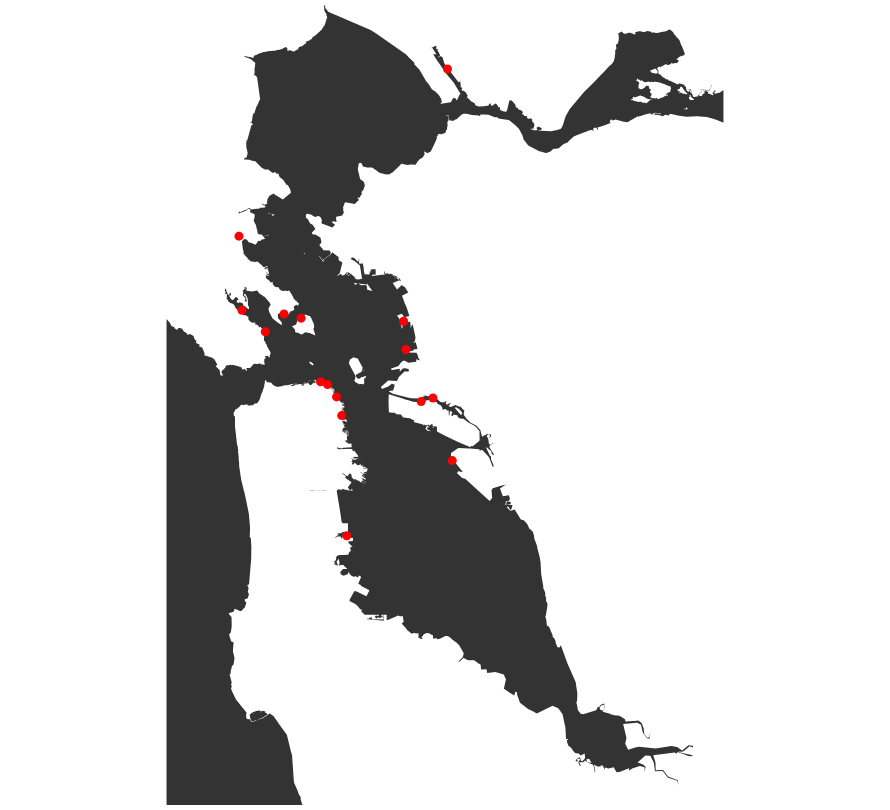

The cell this chart's notebook holds for it:
### Markdown cell above
#### Visualize

### Code cell
bay = gpd.read_file('../project_flask/static/data/small_bay_topo.json')

bay_map = alt.Chart(bay).mark_geoshape(color="#333333").encode().project(
    type='mercator'
).properties(
    width=880,
    height=800
)

location_map = alt.Chart(locations_df).mark_geoshape(color="red").encode(tooltip='Name:N')

bay_map + location_map

### Figure 1 — Vega-Lite specification as saved in the notebook (floating-point values rounded to 4 significant figures; data arrays with more than 128 entries replaced by an {"elided": "..."} marker saying what was removed)
{"config": {"view": {"continuousWidth": 400, "continuousHeight": 300}}, "layer": [{"data": {"name": "data-d8cd44b2c1d2e8c1de309b87043a1f91"}, "mark": {"type": "geoshape", "color": "#333333"}, "encoding": {}, "height": 800, "projection": {"type": "mercator"}, "width": 880}, {"data": {"name": "data-26e07f1a79785d1b4cbbebcd651d36c9"}, "mark": {"type": "geoshape", "color": "red"}, "encoding": {"tooltip": {"type": "nominal", "field": "Name"}}}], "$schema": "https://vega.github.io/schema/vega-lite/v4.8.1.json", "datasets": {"data-d8cd44b2c1d2e8c1de309b87043a1f91": [{"OBJECTID": 1, "id": "s7vw2x.1", "type": "Feature", "geometry": {"type": "MultiPolygon", "coordinates": {"elided": "8 rows, 84158 float values in total"}}}], "data-26e07f1a79785d1b4cbbebcd651d36c9": [{"LAT": 37.8, "LON": -122.4, "Name": "Ferry Building", "type": "Feature", "geometry": {"type": "Point", "coordinates": [-122.4, 37.8]}}, {"LAT": 37.67, "LON": -122.4, "Name": "Oyster Point", "type": "Feature", "geometry": {"type": "Point", "coordinates": [-122.4, 37.67]}}, {"LAT": 37.79, "LON": -122.3, "Name": "Alameda Main Street", "type": "Feature", "geometry": {"type": "Point", "coordinates": [-122.3, 37.79]}}, {"LAT": 37.79, "LON": -122.3, "Name": "Jack London Square", "type": "Feature", "geometry": {"type": "Point", "coordinates": [-122.3, 37.79]}}, {"LAT": 37.78, "LON": -122.4, "Name": "China Basin", "type": "Feature", "geometry": {"type": "Point", "coordinates": [-122.4, 37.78]}}, {"LAT": 37.81, "LON": -122.4, "Name": "Pier 33", "type": "Feature", "geometry": {"type": "Point", "coordinates": [-122.4, 37.81]}}, {"LAT": 37.81, "LON": -122.4, "Name": "Fishermans Wharf", "type": "Feature", "geometry": {"type": "Point", "coordinates": [-122.4, 37.81]}}, {"LAT": 37.87, "LON": -122.5, "Name": "Tiburon", "type": "Feature", "geometry": {"type": "Point", "coordinates": [-122.5, 37.87]}}, {"LAT": 37.86, "LON": -122.5, "Name": "Sausalito", "type": "Feature", "geometry": {"type": "Point", "coordinates": [-122.5, 37.86]}}, {"LAT": 37.87, "LON": -122.4, "Name": "Angel Island", "type": "Feature", "geometry": {"type": "Point", "coordinates": [-122.4, 37.87]}}, {"LAT": 38.1, "LON": -122.3, "Name": "Vallejo", "type": "Feature", "geometry": {"type": "Point", "coordinates": [-122.3, 38.1]}}, {"LAT": 37.87, "LON": -122.3, "Name": "Berkeley Marina", "type": "Feature", "geometry": {"type": "Point", "coordinates": [-122.3, 37.87]}}, {"LAT": 37.74, "LON": -122.3, "Name": "Harbor Bay Ferry Terminal", "type": "Feature", "geometry": {"type": "Point", "coordinates": [-122.3, 37.74]}}, {"LAT": 37.94, "LON": -122.5, "Name": "Larkspur", "type": "Feature", "geometry": {"type": "Point", "coordinates": [-122.5, 37.94]}}, {"LAT": 37.84, "LON": -122.3, "Name": "Emery Cove", "type": "Feature", "geometry": {"type": "Point", "coordinates": [-122.3, 37.84]}}, {"LAT": 37.88, "LON": -122.5, "Name": "Richardson Bay Marina", "type": "Feature", "geometry": {"type": "Point", "coordinates": [-122.5, 37.88]}}]}}
